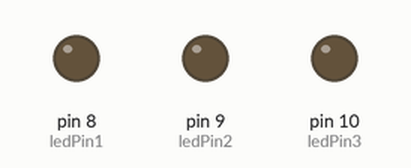
This sketch was run on a simulated Arduino Uno, built with avr-gcc and run on an emulated ATmega328P. On the bench: output pins drawn as LEDs (lit = HIGH). Random numbers use the default seed unless the sketch sets one.

Above: at 0.1 s.
At 1.2 s:
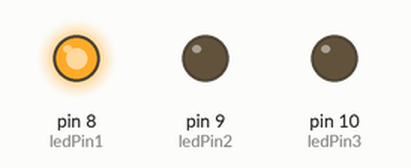
At 10.25 s:
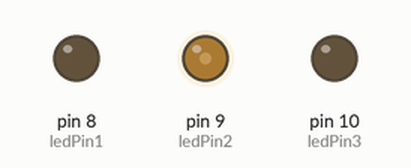
At 14.01 s:
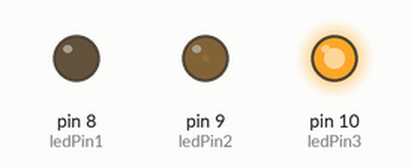
At 19.32 s:
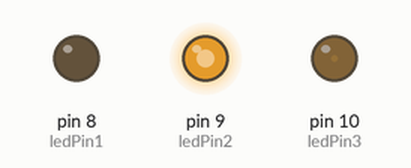
At 35.7 s:
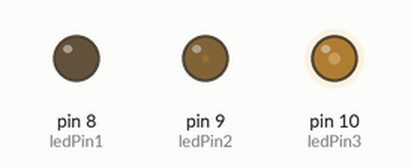
Timing chart, 0 to 40.0 s (numbered marks = the images above):
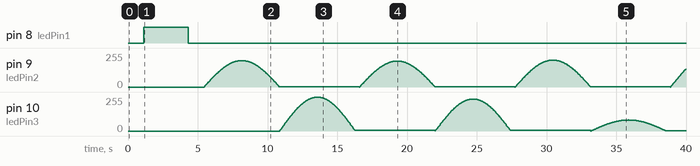

Measured:
- by itself, pin 8 (ledPin1): LOW → HIGH at 1.1 s, → LOW 3.2 s later

The sketch:

Project09b.ino
```cpp
// Project 9b - Variar todo o expectro RGB.
int ledPin1 = 8;
int ledPin2 = 9;
int ledPin3 = 10;

void setup()
{
  randomSeed(analogRead(0));

  pinMode(ledPin1, OUTPUT);
  pinMode(ledPin2, OUTPUT);
  pinMode(ledPin3, OUTPUT);
}

void loop()
{
  int x = random(255);
  int y = random(255);
  int z = random(255);

  switch (random(2)) {
    case 0: shineled(ledPin1, x);
    case 1: shineled(ledPin2, y);
    case 2: shineled(ledPin3, z);
  }
  delay(300);
}


void shineled(int ledPin, byte t) {
  	for (int x=0; x<180; x++) {
    	// convert degrees to radians then obtain sin value
    	analogWrite(ledPin, int((sin(x*(3.1412/180)))*t));
        delay(30);
  	}
}
```
